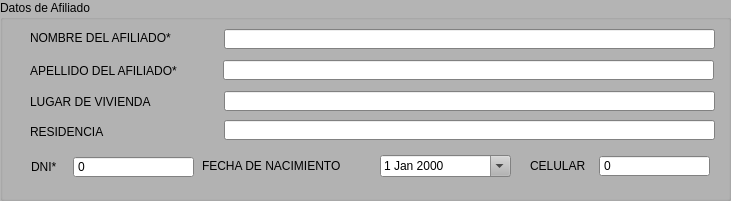
      <widget class="QGroupBox" name="groupBox">
       <property name="geometry">
        <rect>
         <x>10</x>
         <y>10</y>
         <width>731</width>
         <height>201</height>
        </rect>
       </property>
       <property name="palette">
        <palette>
         <active>
          <colorrole role="WindowText">
           <brush brushstyle="SolidPattern">
            <color alpha="255">
             <red>0</red>
             <green>0</green>
             <blue>0</blue>
            </color>
           </brush>
          </colorrole>
          <colorrole role="Button">
           <brush brushstyle="SolidPattern">
            <color alpha="255">
             <red>180</red>
             <green>180</green>
             <blue>180</blue>
            </color>
           </brush>
          </colorrole>
          <colorrole role="Light">
           <brush brushstyle="SolidPattern">
            <color alpha="255">
             <red>255</red>
             <green>255</green>
             <blue>255</blue>
            </color>
           </brush>
          </colorrole>
          <colorrole role="Midlight">
           <brush brushstyle="SolidPattern">
            <color alpha="255">
             <red>217</red>
             <green>217</green>
             <blue>217</blue>
            </color>
           </brush>
          </colorrole>
          <colorrole role="Dark">
           <brush brushstyle="SolidPattern">
            <color alpha="255">
             <red>90</red>
             <green>90</green>
             <blue>90</blue>
            </color>
           </brush>
          </colorrole>
          <colorrole role="Mid">
           <brush brushstyle="SolidPattern">
            <color alpha="255">
             <red>120</red>
             <green>120</green>
             <blue>120</blue>
            </color>
           </brush>
          </colorrole>
          <colorrole role="Text">
           <brush brushstyle="SolidPattern">
            <color alpha="255">
             <red>0</red>
             <green>0</green>
             <blue>0</blue>
            </color>
           </brush>
          </colorrole>
          <colorrole role="BrightText">
           <brush brushstyle="SolidPattern">
            <color alpha="255">
             <red>255</red>
             <green>255</green>
             <blue>255</blue>
            </color>
           </brush>
          </colorrole>
          <colorrole role="ButtonText">
           <brush brushstyle="SolidPattern">
            <color alpha="255">
             <red>0</red>
             <green>0</green>
             <blue>0</blue>
            </color>
           </brush>
          </colorrole>
          <colorrole role="Base">
           <brush brushstyle="SolidPattern">
            <color alpha="255">
             <red>255</red>
             <green>255</green>
             <blue>255</blue>
            </color>
           </brush>
          </colorrole>
          <colorrole role="Window">
           <brush brushstyle="SolidPattern">
            <color alpha="255">
             <red>180</red>
             <green>180</green>
             <blue>180</blue>
            </color>
           </brush>
          </colorrole>
          <colorrole role="Shadow">
           <brush brushstyle="SolidPattern">
            <color alpha="255">
             <red>0</red>
             <green>0</green>
             <blue>0</blue>
            </color>
           </brush>
          </colorrole>
          <colorrole role="AlternateBase">
           <brush brushstyle="SolidPattern">
            <color alpha="255">
             <red>217</red>
             <green>217</green>
             <blue>217</blue>
            </color>
           </brush>
          </colorrole>
          <colorrole role="ToolTipBase">
           <brush brushstyle="SolidPattern">
            <color alpha="255">
             <red>255</red>
             <green>255</green>
             <blue>220</blue>
            </color>
           </brush>
          </colorrole>
          <colorrole role="ToolTipText">
           <brush brushstyle="SolidPattern">
            <color alpha="255">
             <red>0</red>
             <green>0</green>
             <blue>0</blue>
            </color>
           </brush>
          </colorrole>
          <colorrole role="PlaceholderText">
           <brush brushstyle="SolidPattern">
            <color alpha="128">
             <red>0</red>
             <green>0</green>
             <blue>0</blue>
            </color>
           </brush>
          </colorrole>
         </active>
         <inactive>
          <colorrole role="WindowText">
           <brush brushstyle="SolidPattern">
            <color alpha="255">
             <red>0</red>
             <green>0</green>
             <blue>0</blue>
            </color>
           </brush>
          </colorrole>
          <colorrole role="Button">
           <brush brushstyle="SolidPattern">
            <color alpha="255">
             <red>180</red>
             <green>180</green>
             <blue>180</blue>
            </color>
           </brush>
          </colorrole>
          <colorrole role="Light">
           <brush brushstyle="SolidPattern">
            <color alpha="255">
             <red>255</red>
             <green>255</green>
             <blue>255</blue>
            </color>
           </brush>
          </colorrole>
          <colorrole role="Midlight">
           <brush brushstyle="SolidPattern">
            <color alpha="255">
             <red>217</red>
             <green>217</green>
             <blue>217</blue>
            </color>
           </brush>
          </colorrole>
          <colorrole role="Dark">
           <brush brushstyle="SolidPattern">
            <color alpha="255">
             <red>90</red>
             <green>90</green>
             <blue>90</blue>
            </color>
           </brush>
          </colorrole>
          <colorrole role="Mid">
           <brush brushstyle="SolidPattern">
            <color alpha="255">
             <red>120</red>
             <green>120</green>
             <blue>120</blue>
            </color>
           </brush>
          </colorrole>
          <colorrole role="Text">
           <brush brushstyle="SolidPattern">
            <color alpha="255">
             <red>0</red>
             <green>0</green>
             <blue>0</blue>
            </color>
           </brush>
          </colorrole>
          <colorrole role="BrightText">
           <brush brushstyle="SolidPattern">
            <color alpha="255">
             <red>255</red>
             <green>255</green>
             <blue>255</blue>
            </color>
           </brush>
          </colorrole>
          <colorrole role="ButtonText">
           <brush brushstyle="SolidPattern">
            <color alpha="255">
             <red>0</red>
             <green>0</green>
             <blue>0</blue>
            </color>
           </brush>
          </colorrole>
          <colorrole role="Base">
           <brush brushstyle="SolidPattern">
            <color alpha="255">
             <red>255</red>
             <green>255</green>
             <blue>255</blue>
            </color>
           </brush>
          </colorrole>
          <colorrole role="Window">
           <brush brushstyle="SolidPattern">
            <color alpha="255">
             <red>180</red>
             <green>180</green>
             <blue>180</blue>
            </color>
           </brush>
          </colorrole>
          <colorrole role="Shadow">
           <brush brushstyle="SolidPattern">
            <color alpha="255">
             <red>0</red>
             <green>0</green>
             <blue>0</blue>
            </color>
           </brush>
          </colorrole>
          <colorrole role="AlternateBase">
           <brush brushstyle="SolidPattern">
            <color alpha="255">
             <red>217</red>
             <green>217</green>
             <blue>217</blue>
            </color>
           </brush>
          </colorrole>
          <colorrole role="ToolTipBase">
           <brush brushstyle="SolidPattern">
            <color alpha="255">
             <red>255</red>
             <green>255</green>
             <blue>220</blue>
            </color>
           </brush>
          </colorrole>
          <colorrole role="ToolTipText">
           <brush brushstyle="SolidPattern">
            <color alpha="255">
             <red>0</red>
             <green>0</green>
             <blue>0</blue>
            </color>
           </brush>
          </colorrole>
          <colorrole role="PlaceholderText">
           <brush brushstyle="SolidPattern">
            <color alpha="128">
             <red>0</red>
             <green>0</green>
             <blue>0</blue>
            </color>
           </brush>
          </colorrole>
         </inactive>
         <disabled>
          <colorrole role="WindowText">
           <brush brushstyle="SolidPattern">
            <color alpha="255">
             <red>90</red>
             <green>90</green>
             <blue>90</blue>
            </color>
           </brush>
          </colorrole>
          <colorrole role="Button">
           <brush brushstyle="SolidPattern">
            <color alpha="255">
             <red>180</red>
             <green>180</green>
             <blue>180</blue>
            </color>
           </brush>
          </colorrole>
          <colorrole role="Light">
           <brush brushstyle="SolidPattern">
            <color alpha="255">
             <red>255</red>
             <green>255</green>
             <blue>255</blue>
            </color>
           </brush>
          </colorrole>
          <colorrole role="Midlight">
           <brush brushstyle="SolidPattern">
            <color alpha="255">
             <red>217</red>
             <green>217</green>
             <blue>217</blue>
            </color>
           </brush>
          </colorrole>
          <colorrole role="Dark">
           <brush brushstyle="SolidPattern">
            <color alpha="255">
             <red>90</red>
             <green>90</green>
             <blue>90</blue>
            </color>
           </brush>
          </colorrole>
          <colorrole role="Mid">
           <brush brushstyle="SolidPattern">
            <color alpha="255">
             <red>120</red>
             <green>120</green>
             <blue>120</blue>
            </color>
           </brush>
          </colorrole>
          <colorrole role="Text">
           <brush brushstyle="SolidPattern">
            <color alpha="255">
             <red>90</red>
             <green>90</green>
             <blue>90</blue>
            </color>
           </brush>
          </colorrole>
          <colorrole role="BrightText">
           <brush brushstyle="SolidPattern">
            <color alpha="255">
             <red>255</red>
             <green>255</green>
             <blue>255</blue>
            </color>
           </brush>
          </colorrole>
          <colorrole role="ButtonText">
           <brush brushstyle="SolidPattern">
            <color alpha="255">
             <red>90</red>
             <green>90</green>
             <blue>90</blue>
            </color>
           </brush>
          </colorrole>
          <colorrole role="Base">
           <brush brushstyle="SolidPattern">
            <color alpha="255">
             <red>180</red>
             <green>180</green>
             <blue>180</blue>
            </color>
           </brush>
          </colorrole>
          <colorrole role="Window">
           <brush brushstyle="SolidPattern">
            <color alpha="255">
             <red>180</red>
             <green>180</green>
             <blue>180</blue>
            </color>
           </brush>
          </colorrole>
          <colorrole role="Shadow">
           <brush brushstyle="SolidPattern">
            <color alpha="255">
             <red>0</red>
             <green>0</green>
             <blue>0</blue>
            </color>
           </brush>
          </colorrole>
          <colorrole role="AlternateBase">
           <brush brushstyle="SolidPattern">
            <color alpha="255">
             <red>180</red>
             <green>180</green>
             <blue>180</blue>
            </color>
           </brush>
          </colorrole>
          <colorrole role="ToolTipBase">
           <brush brushstyle="SolidPattern">
            <color alpha="255">
             <red>255</red>
             <green>255</green>
             <blue>220</blue>
            </color>
           </brush>
          </colorrole>
          <colorrole role="ToolTipText">
           <brush brushstyle="SolidPattern">
            <color alpha="255">
             <red>0</red>
             <green>0</green>
             <blue>0</blue>
            </color>
           </brush>
          </colorrole>
          <colorrole role="PlaceholderText">
           <brush brushstyle="SolidPattern">
            <color alpha="128">
             <red>0</red>
             <green>0</green>
             <blue>0</blue>
            </color>
           </brush>
          </colorrole>
         </disabled>
        </palette>
       </property>
       <property name="autoFillBackground">
        <bool>true</bool>
       </property>
       <property name="title">
        <string>Datos de Afiliado</string>
       </property>
       <widget class="QLabel" name="label">
        <property name="geometry">
         <rect>
          <x>30</x>
          <y>30</y>
          <width>181</width>
          <height>16</height>
         </rect>
        </property>
        <property name="text">
         <string>NOMBRE DEL AFILIADO*</string>
        </property>
       </widget>
       <widget class="QLabel" name="label_3">
        <property name="geometry">
         <rect>
          <x>31</x>
          <y>159</y>
          <width>41</width>
          <height>16</height>
         </rect>
        </property>
        <property name="text">
         <string>DNI*</string>
        </property>
       </widget>
       <widget class="QLabel" name="label_5">
        <property name="geometry">
         <rect>
          <x>202</x>
          <y>158</y>
          <width>171</width>
          <height>16</height>
         </rect>
        </property>
        <property name="text">
         <string>FECHA DE NACIMIENTO</string>
        </property>
       </widget>
       <widget class="QLabel" name="label_10">
        <property name="geometry">
         <rect>
          <x>30</x>
          <y>94</y>
          <width>181</width>
          <height>16</height>
         </rect>
        </property>
        <property name="text">
         <string>LUGAR DE VIVIENDA</string>
        </property>
       </widget>
       <widget class="QLabel" name="label_13">
        <property name="geometry">
         <rect>
          <x>530</x>
          <y>158</y>
          <width>71</width>
          <height>16</height>
         </rect>
        </property>
        <property name="text">
         <string>CELULAR</string>
        </property>
       </widget>
       <widget class="QLabel" name="label_2">
        <property name="geometry">
         <rect>
          <x>30</x>
          <y>63</y>
          <width>211</width>
          <height>16</height>
         </rect>
        </property>
        <property name="text">
         <string>APELLIDO DEL AFILIADO*</string>
        </property>
       </widget>
       <widget class="QLineEdit" name="lineEdit_1">
        <property name="geometry">
         <rect>
          <x>224</x>
          <y>29</y>
          <width>491</width>
          <height>20</height>
         </rect>
        </property>
       </widget>
       <widget class="QLineEdit" name="lineEdit_2">
        <property name="geometry">
         <rect>
          <x>223</x>
          <y>60</y>
          <width>491</width>
          <height>20</height>
         </rect>
        </property>
       </widget>
       <widget class="QLineEdit" name="lineEdit_3">
        <property name="geometry">
         <rect>
          <x>224</x>
          <y>91</y>
          <width>491</width>
          <height>20</height>
         </rect>
        </property>
        <property name="text">
         <string/>
        </property>
       </widget>
       <widget class="QDateEdit" name="dateEdit">
        <property name="geometry">
         <rect>
          <x>380</x>
          <y>155</y>
          <width>131</width>
          <height>22</height>
         </rect>
        </property>
        <property name="calendarPopup">
         <bool>true</bool>
        </property>
       </widget>
       <widget class="QSpinBox" name="spinBox">
        <property name="geometry">
         <rect>
          <x>599</x>
          <y>155</y>
          <width>111</width>
          <height>22</height>
         </rect>
        </property>
        <property name="frame">
         <bool>true</bool>
        </property>
        <property name="buttonSymbols">
         <enum>QAbstractSpinBox::ButtonSymbols::NoButtons</enum>
        </property>
        <property name="specialValueText">
         <string/>
        </property>
        <property name="accelerated">
         <bool>false</bool>
        </property>
        <property name="maximum">
         <number>999999999</number>
        </property>
       </widget>
       <widget class="QLineEdit" name="lineEdit_10">
        <property name="geometry">
         <rect>
          <x>224</x>
          <y>120</y>
          <width>491</width>
          <height>20</height>
         </rect>
        </property>
        <property name="text">
         <string/>
        </property>
       </widget>
       <widget class="QLabel" name="label_12">
        <property name="geometry">
         <rect>
          <x>30</x>
          <y>124</y>
          <width>181</width>
          <height>16</height>
         </rect>
        </property>
        <property name="text">
         <string>RESIDENCIA</string>
        </property>
       </widget>
       <widget class="QSpinBox" name="spinBox_7">
        <property name="geometry">
         <rect>
          <x>73</x>
          <y>156</y>
          <width>121</width>
          <height>22</height>
         </rect>
        </property>
        <property name="buttonSymbols">
         <enum>QAbstractSpinBox::ButtonSymbols::NoButtons</enum>
        </property>
        <property name="maximum">
         <number>999999999</number>
        </property>
       </widget>
      </widget>
